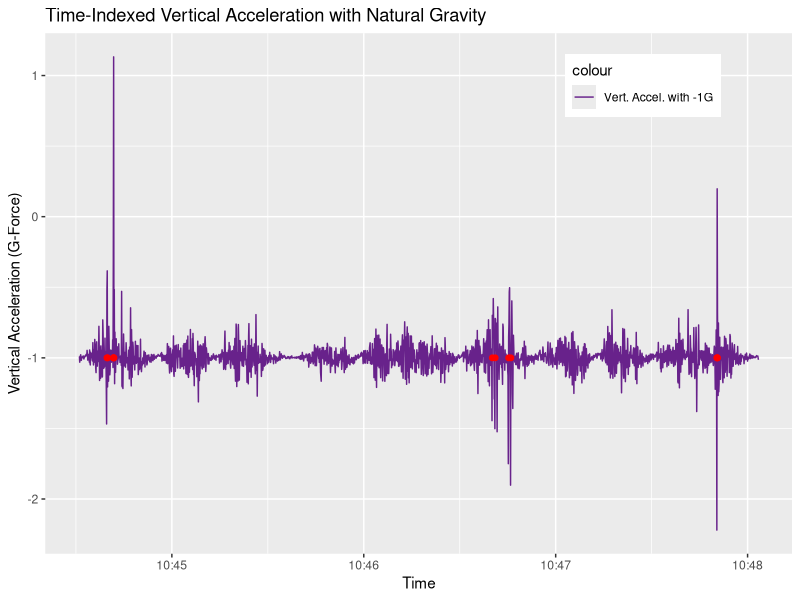
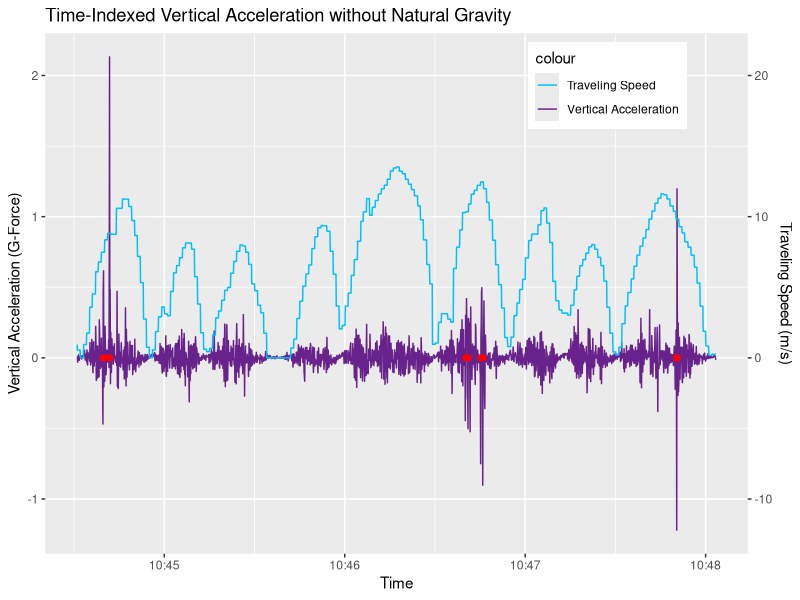
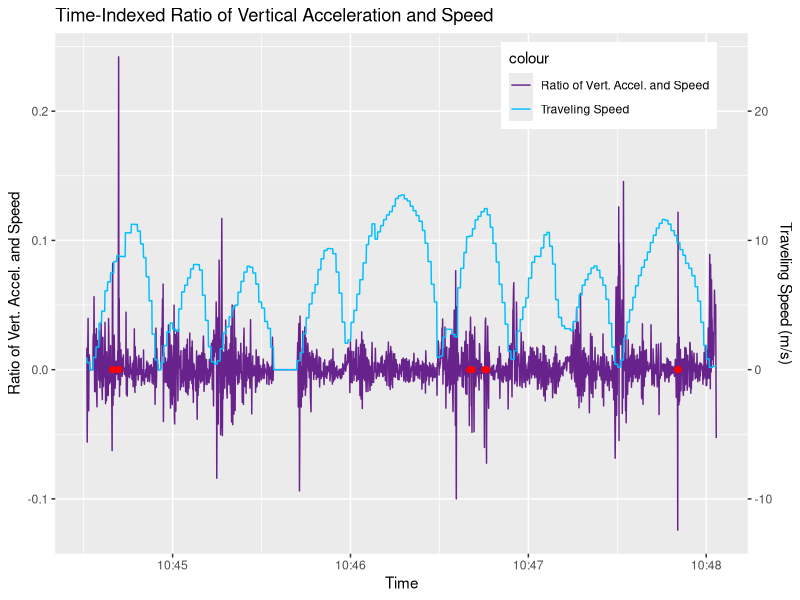
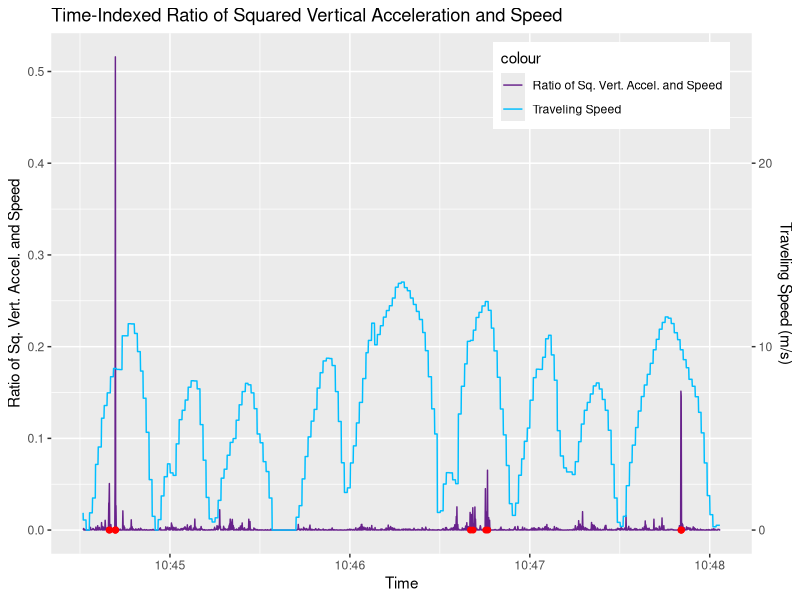
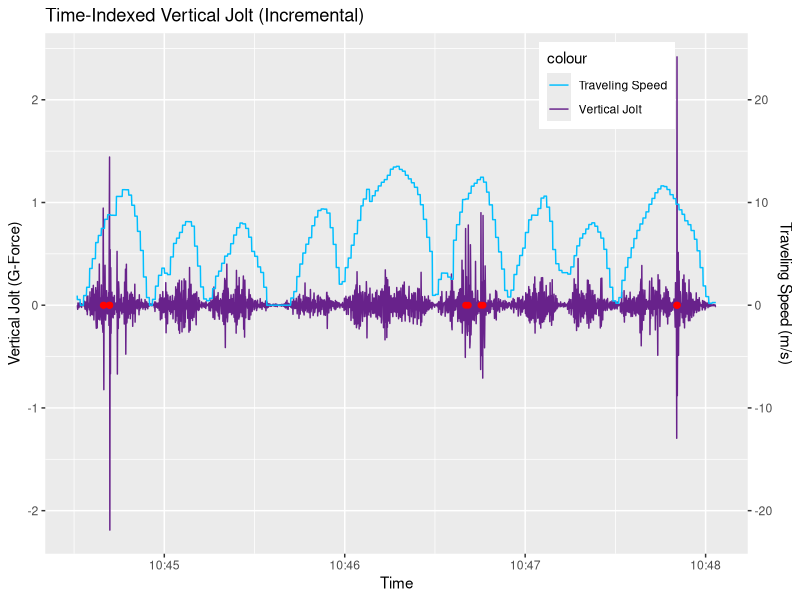
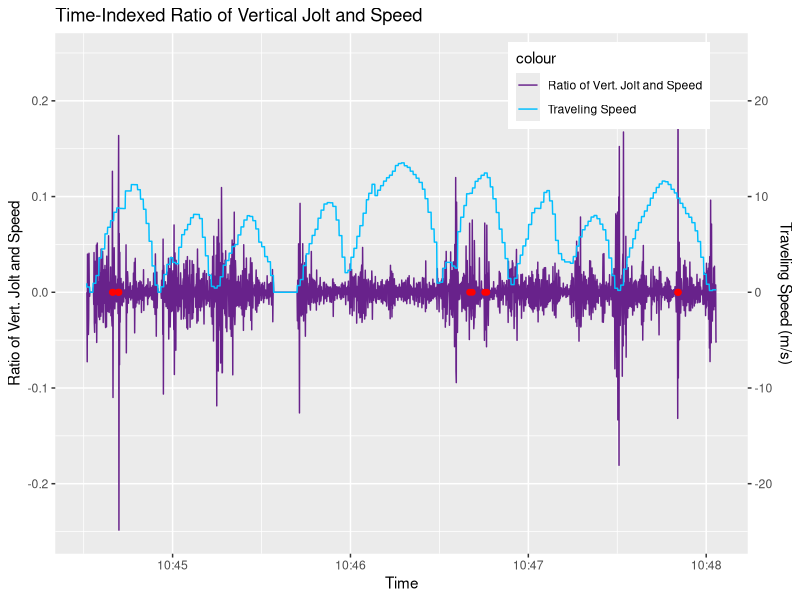
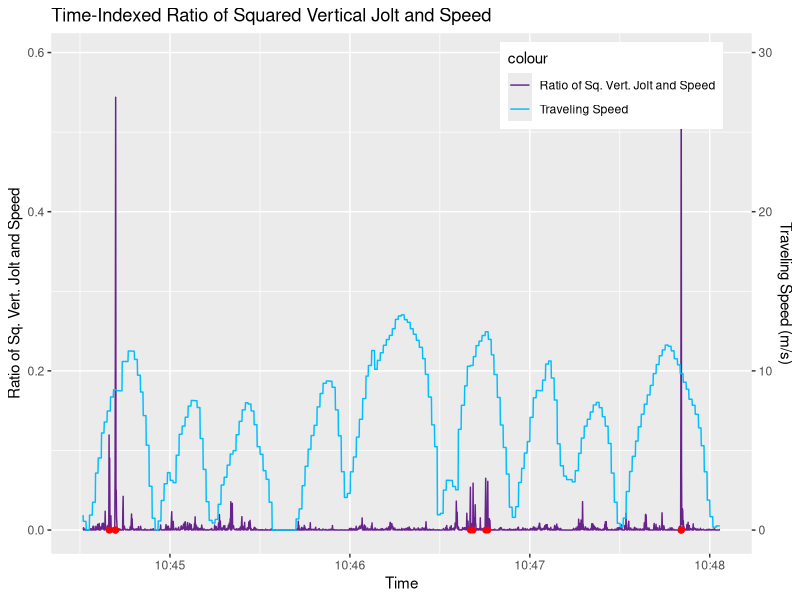
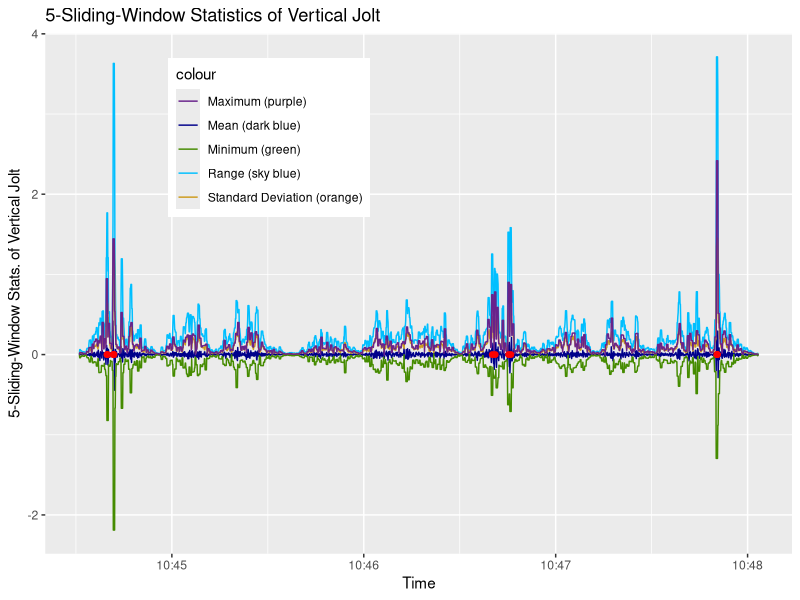

R code for these plots, in order:
## ---- chunk 1
knitr::opts_chunk$set(echo = TRUE)
## ---- chunk 2
# load data file
if (!exists("LA10.raw")) {
    LA10.raw <- read.csv("./los_angeles_10.csv")
}
print(nrow(LA10.raw))
## ---- chunk 3
LA10.valid = LA10.raw[, c("Date", "Latitude", "Longitude", "Speed", "speedbump")]
# validate DateTime format
LA10.valid$Date <- as.POSIXct(LA10.valid$Date, format="%Y-%m-%d %H:%M:%OS")
# specify orientation of accelration
LA10.valid$forw_accel = LA10.raw$X
LA10.valid$hori_accel = LA10.raw$Y
LA10.valid$vert_accel_G = LA10.raw$Z
## ---- chunk 4
require(ggplot2)
LA10.vert_accel_G.plot <- ggplot(LA10.valid, aes(x = Date))
LA10.vert_accel_G.plot <- LA10.vert_accel_G.plot + geom_line(aes(y = vert_accel_G, colour = "Vert. Accel. with -1G"))
LA10.vert_accel_G.plot <- LA10.vert_accel_G.plot + scale_colour_manual(values = c("darkorchid4"))
LA10.vert_accel_G.plot <- LA10.vert_accel_G.plot + xlab("Time") 
LA10.vert_accel_G.plot <- LA10.vert_accel_G.plot + ylab("Vertical Acceleration (G-Force)") 
LA10.vert_accel_G.plot <- LA10.vert_accel_G.plot + ggtitle("Time-Indexed Vertical Acceleration with Natural Gravity")
LA10.vert_accel_G.plot <- LA10.vert_accel_G.plot + theme(legend.position = c(0.8, 0.9))
for (i in 1:nrow(LA10.valid)) {
    if (LA10.valid$speedbump[i] == "yes") {
        LA10.vert_accel_G.plot <- LA10.vert_accel_G.plot + 
            annotate("pointrange", x = LA10.valid$Date[i], y = -1, ymin = -1, ymax = -1, colour = "red", size = 0.25)
    }
}
print(LA10.vert_accel_G.plot)
## ---- chunk 5
# remove natural gravity in vertical acceleration
LA10.valid$vert_accel = LA10.valid$vert_accel_G + 1
## ---- chunk 6
require(ggplot2)
LA10.vert_accel.plot <- ggplot(LA10.valid, aes(x = Date))
LA10.vert_accel.plot <- LA10.vert_accel.plot + geom_line(aes(y = vert_accel, colour = "Vertical Acceleration"))
LA10.vert_accel.plot <- LA10.vert_accel.plot + geom_line(aes(y = Speed / 10, colour = "Traveling Speed"))
LA10.vert_accel.plot <- LA10.vert_accel.plot + scale_y_continuous(sec.axis = sec_axis(~.*10, name = "Traveling Speed (m/s)"))
LA10.vert_accel.plot <- LA10.vert_accel.plot + scale_colour_manual(values = c("deepskyblue", "darkorchid4"))
LA10.vert_accel.plot <- LA10.vert_accel.plot + xlab("Time") 
LA10.vert_accel.plot <- LA10.vert_accel.plot + ylab("Vertical Acceleration (G-Force)") 
LA10.vert_accel.plot <- LA10.vert_accel.plot + ggtitle("Time-Indexed Vertical Acceleration without Natural Gravity")
LA10.vert_accel.plot <- LA10.vert_accel.plot + theme(legend.position = c(0.8, 0.9))
for (i in 1:nrow(LA10.valid)) {
    if (LA10.valid$speedbump[i] == "yes") {
        LA10.vert_accel.plot <- LA10.vert_accel.plot + 
            annotate("pointrange", x = LA10.valid$Date[i], y = 0, ymin = 0, ymax = 0, colour = "red", size = 0.25)
    }
}
print(LA10.vert_accel.plot)
## ---- chunk 7
# calculate ratio between vertical acceleration and speed
for (i in 1:nrow(LA10.valid)) {
    if (LA10.valid$Speed[i] == 0) {
        LA10.valid$vert_accel_ratio_speed[i] = 0
    }
    else {
        LA10.valid$vert_accel_ratio_speed[i] = LA10.valid$vert_accel[i] / LA10.valid$Speed[i]
    }
}
## ---- chunk 8
require(ggplot2)
LA10.vert_accel_ratio_speed.plot <- ggplot(LA10.valid, aes(x = Date))
LA10.vert_accel_ratio_speed.plot <- LA10.vert_accel_ratio_speed.plot + geom_line(aes(y = vert_accel_ratio_speed, colour = "Ratio of Vert. Accel. and Speed"))
LA10.vert_accel_ratio_speed.plot <- LA10.vert_accel_ratio_speed.plot + geom_line(aes(y = Speed / 100, colour = "Traveling Speed"))
LA10.vert_accel_ratio_speed.plot <- LA10.vert_accel_ratio_speed.plot + scale_y_continuous(sec.axis = sec_axis(~.*100, name = "Traveling Speed (m/s)"))
LA10.vert_accel_ratio_speed.plot <- LA10.vert_accel_ratio_speed.plot + scale_colour_manual(values = c("darkorchid4", "deepskyblue"))
LA10.vert_accel_ratio_speed.plot <- LA10.vert_accel_ratio_speed.plot + xlab("Time") 
LA10.vert_accel_ratio_speed.plot <- LA10.vert_accel_ratio_speed.plot + ylab("Ratio of Vert. Accel. and Speed") 
LA10.vert_accel_ratio_speed.plot <- LA10.vert_accel_ratio_speed.plot + ggtitle("Time-Indexed Ratio of Vertical Acceleration and Speed")
LA10.vert_accel_ratio_speed.plot <- LA10.vert_accel_ratio_speed.plot + theme(legend.position = c(0.8, 0.9))
for (i in 1:nrow(LA10.valid)) {
    if (LA10.valid$speedbump[i] == "yes") {
        LA10.vert_accel_ratio_speed.plot <- LA10.vert_accel_ratio_speed.plot + 
            annotate("pointrange", x = LA10.valid$Date[i], y = 0, ymin = 0, ymax = 0, colour = "red", size = 0.25)
    }
}
print(LA10.vert_accel_ratio_speed.plot)
## ---- chunk 9
# calculate ratio between vertical acceleration and speed
for (i in 1:nrow(LA10.valid)) {
    if (LA10.valid$Speed[i] == 0) {
        LA10.valid$sq_vert_accel_ratio_speed[i] = 0
    }
    else {
        LA10.valid$sq_vert_accel_ratio_speed[i] = (LA10.valid$vert_accel[i] * LA10.valid$vert_accel[i]) / LA10.valid$Speed[i]
    }
}
## ---- chunk 10
require(ggplot2)
LA10.sq_vert_accel_ratio_speed.plot <- ggplot(LA10.valid, aes(x = Date))
LA10.sq_vert_accel_ratio_speed.plot <- LA10.sq_vert_accel_ratio_speed.plot + geom_line(aes(y = sq_vert_accel_ratio_speed, colour = "Ratio of Sq. Vert. Accel. and Speed"))
LA10.sq_vert_accel_ratio_speed.plot <- LA10.sq_vert_accel_ratio_speed.plot + geom_line(aes(y = Speed / 50, colour = "Traveling Speed"))
LA10.sq_vert_accel_ratio_speed.plot <- LA10.sq_vert_accel_ratio_speed.plot + scale_y_continuous(sec.axis = sec_axis(~.*50, name = "Traveling Speed (m/s)"))
LA10.sq_vert_accel_ratio_speed.plot <- LA10.sq_vert_accel_ratio_speed.plot + scale_colour_manual(values = c("darkorchid4", "deepskyblue"))
LA10.sq_vert_accel_ratio_speed.plot <- LA10.sq_vert_accel_ratio_speed.plot + xlab("Time") 
LA10.sq_vert_accel_ratio_speed.plot <- LA10.sq_vert_accel_ratio_speed.plot + ylab("Ratio of Sq. Vert. Accel. and Speed") 
LA10.sq_vert_accel_ratio_speed.plot <- LA10.sq_vert_accel_ratio_speed.plot + ggtitle("Time-Indexed Ratio of Squared Vertical Acceleration and Speed")
LA10.sq_vert_accel_ratio_speed.plot <- LA10.sq_vert_accel_ratio_speed.plot + theme(legend.position = c(0.8, 0.9))
for (i in 1:nrow(LA10.valid)) {
    if (LA10.valid$speedbump[i] == "yes") {
        LA10.sq_vert_accel_ratio_speed.plot <- LA10.sq_vert_accel_ratio_speed.plot + 
            annotate("pointrange", x = LA10.valid$Date[i], y = 0, ymin = 0, ymax = 0, colour = "red", size = 0.25)
    }
}
print(LA10.sq_vert_accel_ratio_speed.plot)
## ---- chunk 11
# calculate vertical jolt
for (i in 1:nrow(LA10.valid)) {
    if (i == 1) {
        LA10.valid$vert_jolt[i] = 0
    }
    else {
        LA10.valid$vert_jolt[i] = LA10.valid$vert_accel[i] - LA10.valid$vert_accel[i - 1]
    }
}
## ---- chunk 12
require(ggplot2)
LA10.vert_jolt.plot <- ggplot(LA10.valid, aes(x = Date))
LA10.vert_jolt.plot <- LA10.vert_jolt.plot + geom_line(aes(y = vert_jolt, colour = "Vertical Jolt"))
LA10.vert_jolt.plot <- LA10.vert_jolt.plot + geom_line(aes(y = Speed / 10, colour = "Traveling Speed"))
LA10.vert_jolt.plot <- LA10.vert_jolt.plot + scale_y_continuous(sec.axis = sec_axis(~.*10, name = "Traveling Speed (m/s)"))
LA10.vert_jolt.plot <- LA10.vert_jolt.plot + scale_colour_manual(values = c("deepskyblue", "darkorchid4"))
LA10.vert_jolt.plot <- LA10.vert_jolt.plot + xlab("Time") 
LA10.vert_jolt.plot <- LA10.vert_jolt.plot + ylab("Vertical Jolt (G-Force)") 
LA10.vert_jolt.plot <- LA10.vert_jolt.plot + ggtitle("Time-Indexed Vertical Jolt (Incremental)")
LA10.vert_jolt.plot <- LA10.vert_jolt.plot + theme(legend.position = c(0.8, 0.9))
for (i in 1:nrow(LA10.valid)) {
    if (LA10.valid$speedbump[i] == "yes") {
        LA10.vert_jolt.plot <- LA10.vert_jolt.plot + 
            annotate("pointrange", x = LA10.valid$Date[i], y = 0, ymin = 0, ymax = 0, colour = "red", size = 0.25)
    }
}
print(LA10.vert_jolt.plot)
## ---- chunk 13
# calculate ratio between vertical jolt and speed
for (i in 1:nrow(LA10.valid)) {
    if (LA10.valid$Speed[i] == 0) {
        LA10.valid$vert_jolt_ratio_speed[i] = 0
    }
    else {
        LA10.valid$vert_jolt_ratio_speed[i] = LA10.valid$vert_jolt[i] / LA10.valid$Speed[i]
    }
}
## ---- chunk 14
require(ggplot2)
LA10.vert_jolt_ratio_speed.plot <- ggplot(LA10.valid, aes(x = Date))
LA10.vert_jolt_ratio_speed.plot <- LA10.vert_jolt_ratio_speed.plot + geom_line(aes(y = vert_jolt_ratio_speed, colour = "Ratio of Vert. Jolt and Speed"))
LA10.vert_jolt_ratio_speed.plot <- LA10.vert_jolt_ratio_speed.plot + geom_line(aes(y = Speed / 100, colour = "Traveling Speed"))
LA10.vert_jolt_ratio_speed.plot <- LA10.vert_jolt_ratio_speed.plot + scale_y_continuous(sec.axis = sec_axis(~.*100, name = "Traveling Speed (m/s)"))
LA10.vert_jolt_ratio_speed.plot <- LA10.vert_jolt_ratio_speed.plot + scale_colour_manual(values = c("darkorchid4", "deepskyblue"))
LA10.vert_jolt_ratio_speed.plot <- LA10.vert_jolt_ratio_speed.plot + xlab("Time") 
LA10.vert_jolt_ratio_speed.plot <- LA10.vert_jolt_ratio_speed.plot + ylab("Ratio of Vert. Jolt and Speed") 
LA10.vert_jolt_ratio_speed.plot <- LA10.vert_jolt_ratio_speed.plot + ggtitle("Time-Indexed Ratio of Vertical Jolt and Speed")
LA10.vert_jolt_ratio_speed.plot <- LA10.vert_jolt_ratio_speed.plot + theme(legend.position = c(0.8, 0.9))
for (i in 1:nrow(LA10.valid)) {
    if (LA10.valid$speedbump[i] == "yes") {
        LA10.vert_jolt_ratio_speed.plot <- LA10.vert_jolt_ratio_speed.plot + 
            annotate("pointrange", x = LA10.valid$Date[i], y = 0, ymin = 0, ymax = 0, colour = "red", size = 0.25)
    }
}
print(LA10.vert_jolt_ratio_speed.plot)
## ---- chunk 15
# calculate ratio between vertical jolt and speed
for (i in 1:nrow(LA10.valid)) {
    if (LA10.valid$Speed[i] == 0) {
        LA10.valid$sq_vert_jolt_ratio_speed[i] = 0
    }
    else {
        LA10.valid$sq_vert_jolt_ratio_speed[i] = (LA10.valid$vert_jolt[i] * LA10.valid$vert_jolt[i]) / LA10.valid$Speed[i]
    }
}
## ---- chunk 16
require(ggplot2)
LA10.sq_vert_jolt_ratio_speed.plot <- ggplot(LA10.valid, aes(x = Date))
LA10.sq_vert_jolt_ratio_speed.plot <- LA10.sq_vert_jolt_ratio_speed.plot + geom_line(aes(y = sq_vert_jolt_ratio_speed, colour = "Ratio of Sq. Vert. Jolt and Speed"))
LA10.sq_vert_jolt_ratio_speed.plot <- LA10.sq_vert_jolt_ratio_speed.plot + geom_line(aes(y = Speed / 50, colour = "Traveling Speed"))
LA10.sq_vert_jolt_ratio_speed.plot <- LA10.sq_vert_jolt_ratio_speed.plot + scale_y_continuous(sec.axis = sec_axis(~.*50, name = "Traveling Speed (m/s)"))
LA10.sq_vert_jolt_ratio_speed.plot <- LA10.sq_vert_jolt_ratio_speed.plot + scale_colour_manual(values = c("darkorchid4", "deepskyblue"))
LA10.sq_vert_jolt_ratio_speed.plot <- LA10.sq_vert_jolt_ratio_speed.plot + xlab("Time") 
LA10.sq_vert_jolt_ratio_speed.plot <- LA10.sq_vert_jolt_ratio_speed.plot + ylab("Ratio of Sq. Vert. Jolt and Speed") 
LA10.sq_vert_jolt_ratio_speed.plot <- LA10.sq_vert_jolt_ratio_speed.plot + ggtitle("Time-Indexed Ratio of Squared Vertical Jolt and Speed")
LA10.sq_vert_jolt_ratio_speed.plot <- LA10.sq_vert_jolt_ratio_speed.plot + theme(legend.position = c(0.8, 0.9))
for (i in 1:nrow(LA10.valid)) {
    if (LA10.valid$speedbump[i] == "yes") {
        LA10.sq_vert_jolt_ratio_speed.plot <- LA10.sq_vert_jolt_ratio_speed.plot + 
            annotate("pointrange", x = LA10.valid$Date[i], y = 0, ymin = 0, ymax = 0, colour = "red", size = 0.25)
    }
}
print(LA10.sq_vert_jolt_ratio_speed.plot)
## ---- chunk 17
# calculate 5-sliding-window mean of vertical jolt
for (i in 3:nrow(LA10.valid)-2) {
    LA10.valid$vert_jolt_mean[i] = mean(c(LA10.valid$vert_jolt[i-2], 
                                        LA10.valid$vert_jolt[i-1], 
                                        LA10.valid$vert_jolt[i], 
                                        LA10.valid$vert_jolt[i+1], 
                                        LA10.valid$vert_jolt[i+2]))
}
LA10.valid$vert_jolt_mean[1] = 0
LA10.valid$vert_jolt_mean[2] = 0
LA10.valid$vert_jolt_mean[nrow(LA10.valid) - 1] = 0
LA10.valid$vert_jolt_mean[nrow(LA10.valid)] = 0
# calculate 5-sliding-window standard deviation of vertical jolt
for (i in 3:nrow(LA10.valid)-2) {
    LA10.valid$vert_jolt_sd[i] = sd(c(LA10.valid$vert_jolt[i-2], 
                                        LA10.valid$vert_jolt[i-1], 
                                        LA10.valid$vert_jolt[i], 
                                        LA10.valid$vert_jolt[i+1], 
                                        LA10.valid$vert_jolt[i+2]))
}
LA10.valid$vert_jolt_sd[1] = 0
LA10.valid$vert_jolt_sd[2] = 0
LA10.valid$vert_jolt_sd[nrow(LA10.valid) - 1] = 0
LA10.valid$vert_jolt_sd[nrow(LA10.valid)] = 0
# calculate 5-sliding-window minimum of vertical jolt
for (i in 3:nrow(LA10.valid)-2) {
    LA10.valid$vert_jolt_min[i] = min(c(LA10.valid$vert_jolt[i-2], 
                                        LA10.valid$vert_jolt[i-1], 
                                        LA10.valid$vert_jolt[i], 
                                        LA10.valid$vert_jolt[i+1], 
                                        LA10.valid$vert_jolt[i+2]))
}
LA10.valid$vert_jolt_min[1] = 0
LA10.valid$vert_jolt_min[2] = 0
LA10.valid$vert_jolt_min[nrow(LA10.valid) - 1] = 0
LA10.valid$vert_jolt_min[nrow(LA10.valid)] = 0
# calculate 5-sliding-window maxium of vertical jolt
for (i in 3:nrow(LA10.valid)-2) {
    LA10.valid$vert_jolt_max[i] = max(c(LA10.valid$vert_jolt[i-2], 
                                        LA10.valid$vert_jolt[i-1], 
                                        LA10.valid$vert_jolt[i], 
                                        LA10.valid$vert_jolt[i+1], 
                                        LA10.valid$vert_jolt[i+2]))
}
LA10.valid$vert_jolt_max[1] = 0
LA10.valid$vert_jolt_max[2] = 0
LA10.valid$vert_jolt_max[nrow(LA10.valid) - 1] = 0
LA10.valid$vert_jolt_max[nrow(LA10.valid)] = 0
# calculate 5-sliding-window range of vertical jolt
LA10.valid$vert_jolt_range = LA10.valid$vert_jolt_max - LA10.valid$vert_jolt_min
## ---- chunk 18
require(ggplot2)
LA10.vert_jolt_5.plot <- ggplot(LA10.valid, aes(x = Date))
LA10.vert_jolt_5.plot <- LA10.vert_jolt_5.plot + geom_line(aes(y = vert_jolt_range, colour = "Range (sky blue)"))
LA10.vert_jolt_5.plot <- LA10.vert_jolt_5.plot + geom_line(aes(y = vert_jolt_mean, colour = "Mean (dark blue)"))
LA10.vert_jolt_5.plot <- LA10.vert_jolt_5.plot + geom_line(aes(y = vert_jolt_sd, colour = "Standard Deviation (orange)"))
LA10.vert_jolt_5.plot <- LA10.vert_jolt_5.plot + geom_line(aes(y = vert_jolt_min, colour = "Minimum (green)"))
LA10.vert_jolt_5.plot <- LA10.vert_jolt_5.plot + geom_line(aes(y = vert_jolt_max, colour = "Maximum (purple)"))
LA10.vert_jolt_5.plot <- LA10.vert_jolt_5.plot + scale_colour_manual(values = c("darkorchid4", "blue4", "chartreuse4", "deepskyblue", "goldenrod3"))
LA10.vert_jolt_5.plot <- LA10.vert_jolt_5.plot + theme(legend.position = c(0.3, 0.8))
LA10.vert_jolt_5.plot <- LA10.vert_jolt_5.plot + xlab("Time") 
LA10.vert_jolt_5.plot <- LA10.vert_jolt_5.plot + ylab("5-Sliding-Window Stats. of Vertical Jolt") 
LA10.vert_jolt_5.plot <- LA10.vert_jolt_5.plot + ggtitle("5-Sliding-Window Statistics of Vertical Jolt")
for (i in 1:nrow(LA10.valid)) {
    if (LA10.valid$speedbump[i] == "yes") {
        LA10.vert_jolt_5.plot <- LA10.vert_jolt_5.plot + 
            annotate("pointrange", x = LA10.valid$Date[i], y = 0, ymin = 0, ymax = 0, colour = "red", size = 0.25)
    }
}
print(LA10.vert_jolt_5.plot)
## ---- chunk 19
require(ggplot2)
LA10.comparative.plot <- ggplot(LA10.valid, aes(x = Date))
LA10.comparative.plot <- LA10.comparative.plot + geom_line(aes(y = Speed / 50, colour = "Traveling Speed"))
#LA10.comparative.plot <- LA10.comparative.plot + geom_line(aes(y = vert_accel, colour = "Vertical Acceleration"))
#LA10.comparative.plot <- LA10.comparative.plot + geom_line(aes(y = vert_jolt, colour = "Vertical Jolt"))
LA10.comparative.plot <- LA10.comparative.plot + geom_line(aes(y = sq_vert_accel_ratio_speed, colour = "Ratio of Sq. Vert. Accel. & Speed"))
LA10.comparative.plot <- LA10.comparative.plot + geom_line(aes(y = -sq_vert_jolt_ratio_speed, colour = "Ratio of Sq. Vert. Jolt & Speed (-)"))
LA10.comparative.plot <- LA10.comparative.plot + scale_y_continuous(sec.axis = sec_axis(~.*50, name = "Traveling Speed (m/s)"))
LA10.comparative.plot <- LA10.comparative.plot + scale_colour_manual(values = c("darkorchid4", "goldenrod3", "deepskyblue"))
LA10.comparative.plot <- LA10.comparative.plot + xlab("Time") 
LA10.comparative.plot <- LA10.comparative.plot + ylab("Ratios") 
LA10.comparative.plot <- LA10.comparative.plot + ggtitle("Comparison of Two Most Promising Factors")
LA10.comparative.plot <- LA10.comparative.plot + theme(legend.position = c(0.35, 0.2))
for (i in 1:nrow(LA10.valid)) {
    if (LA10.valid$speedbump[i] == "yes") {
        LA10.comparative.plot <- LA10.comparative.plot + 
            annotate("pointrange", x = LA10.valid$Date[i], y = 0, ymin = 0, ymax = 0, colour = "red", size = 0.2)
    }
}
print(LA10.comparative.plot)
## ---- chunk 20
jpeg("./Epoch1_LA10.vert_accel_G.plot.jpeg", width = 1200, height = 750, units = "px")
print(LA10.vert_accel_G.plot)
dev.off()

jpeg("./Epoch2_LA10.vert_accel.plot.jpeg", width = 1200, height = 750, units = "px")
print(LA10.vert_accel.plot)
dev.off()

jpeg("./Epoch3_LA10.vert_accel_ratio_speed.plot.jpeg", width = 1200, height = 750, units = "px")
print(LA10.vert_accel_ratio_speed.plot)
dev.off()

jpeg("./Epoch4_LA10.sq_vert_accel_ratio_speed.plot.jpeg", width = 1200, height = 750, units = "px")
print(LA10.sq_vert_accel_ratio_speed.plot)
dev.off()

jpeg("./Epoch5_LA10.vert_jolt.plot.jpeg", width = 1200, height = 750, units = "px")
print(LA10.vert_jolt.plot)
dev.off()

jpeg("./Epoch6_LA10.vert_jolt_ratio_speed.plot.jpeg", width = 1200, height = 750, units = "px")
print(LA10.vert_jolt_ratio_speed.plot)
dev.off()

jpeg("./Epoch7_LA10.sq_vert_jolt_ratio_speed.plot.jpeg", width = 1200, height = 750, units = "px")
print(LA10.sq_vert_jolt_ratio_speed.plot)
dev.off()

jpeg("./Epoch8_LA10.vert_jolt_5.plot.jpeg", width = 1200, height = 750, units = "px")
print(LA10.vert_jolt_5.plot)
dev.off()

jpeg("./Epoch9_LA10.comparative.plot.jpeg", width = 1200, height = 750, units = "px")
print(LA10.comparative.plot)
dev.off()

write.csv(LA10.valid, "./los_angeles_10_labeled.csv")
